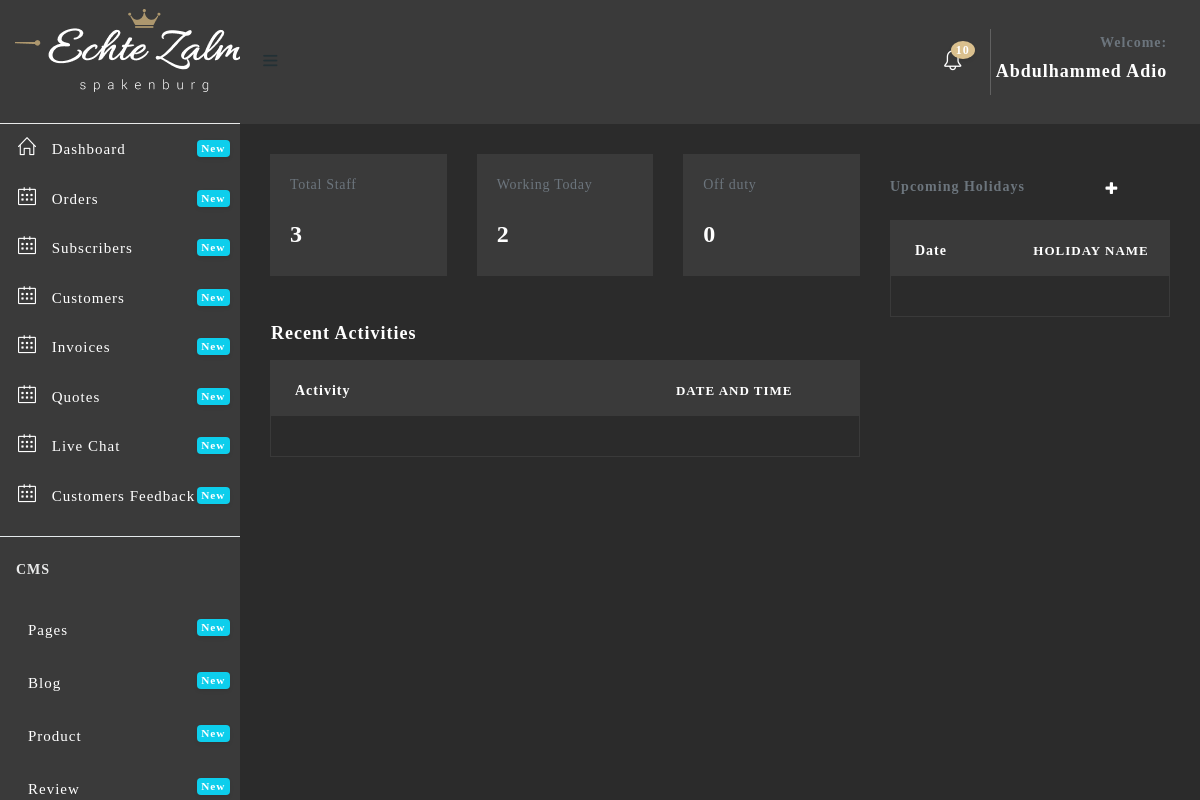
/admin/manage-staff.php (signed in), run on an earlier commit of the app's database.
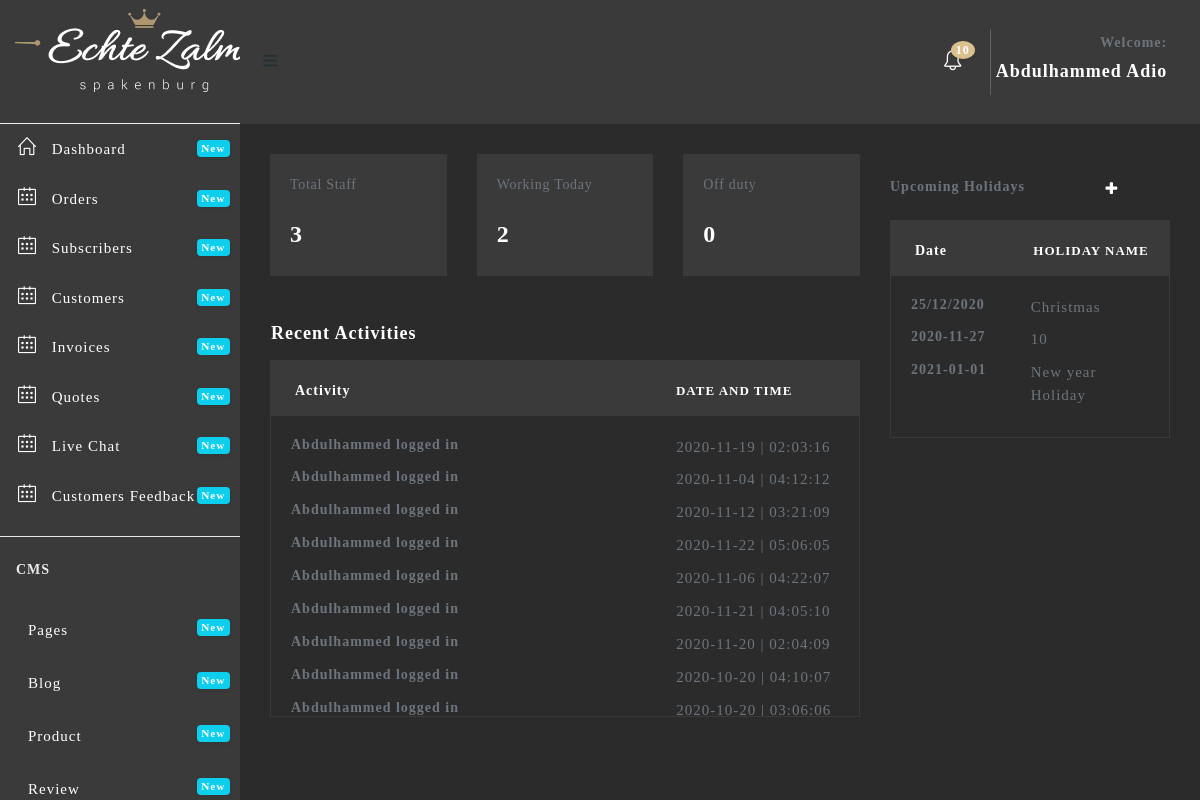
And on a later commit of the database.
### tables this page shows
CREATE TABLE `user_role_management` (
  `id` int(11) NOT NULL,
  `user_id` int(11) DEFAULT NULL,
  `menu_id` int(11) DEFAULT NULL,
  `status` tinyint(1) DEFAULT NULL
);

CREATE TABLE `menu` (
  `id` int(11) NOT NULL,
  `menu_name` varchar(255) DEFAULT NULL,
  `link` varchar(255) DEFAULT NULL,
  `icon_name` varchar(255) DEFAULT NULL,
  `level` int(2) NOT NULL
);

CREATE TABLE `tbl_activity` (
  `id` int(11) NOT NULL,
  `user_id` int(25) NOT NULL,
  `activity` varchar(255) NOT NULL,
  `time` time NOT NULL,
  `date` varchar(255) NOT NULL
);

CREATE TABLE `users` (
  `id` int(11) NOT NULL,
  `fname` varchar(255) DEFAULT NULL,
  `lname` varchar(255) DEFAULT NULL,
  `username` varchar(255) DEFAULT NULL,
  `email` varchar(255) DEFAULT NULL,
  `password` varchar(255) DEFAULT NULL,
  `country` varchar(255) DEFAULT NULL,
  `sex` varchar(255) DEFAULT NULL,
  `dob` varchar(255) DEFAULT NULL,
  `joined` varchar(255) DEFAULT NULL,
  `role` varchar(255) DEFAULT NULL,
  `status` tinyint(1) DEFAULT NULL
);

CREATE TABLE `tbl_holiday` (
  `id` int(11) NOT NULL,
  `holiday_name` varchar(255) NOT NULL,
  `date` varchar(55) NOT NULL,
  `created_on` varchar(55) NOT NULL,
  `created_by` int(55) DEFAULT NULL
);

### admin/manage-staff.php (the view, shortened to what this page needs)
<?php include 'header.php';?>
<?php
include '../includes/connection.php';
$sql = $connect2db->query("SELECT count(id) as id FROM users WHERE role = 'Admin'");
$staff = $sql->fetch();
$curDay = date('D');
$getOffUsers = $connect2db->prepare("SELECT count(id) AS off FROM job_shift WHERE $curDay = ?");
$getOffUsers->execute(['Off day']);
$offUsers = $getOffUsers->fetch();
$totalOff = $offUsers->off;
$getcurUsers = $connect2db->prepare("SELECT count(id) AS cur FROM job_shift WHERE $curDay != ?");
$getcurUsers->execute(['Off day']);
$curUsers = $getcurUsers->fetch();
$totalcur = $curUsers->cur;
?>
  <div class="content-wrapper" style="background: #2B2B2B;">
    <div class="container-fluid">
    	<br><br><br>
    	<div class="row mt-3">
    		<div class="col-12 col-lg-8 col-xl-8">
    			<div class="row">
    				<div class="col-12 col-lg-6 col-xl-4">
                <div class="card" style="background: #3A3A3A;">
                  <div class="card-body">
                    <div class="media">
                    <div class="media-body text-left">
                    	<span class="text-muted">Total Staff</span>
                      <h4 class="text-white"><?php echo $staff->id;?></h4>
                    </div>
                  </div>
                  </div>
                </div>
              </div>
               <div class="col-12 col-lg-6 col-xl-4">
                <div class="card" style="background: #3A3A3A;">
                  <div class="card-body">
                    <div class="media">
                    <div class="media-body text-left">
                    	<span class="text-muted">Working Today</span>
                      <h4 class="text-white"><?php echo($totalcur) ?></h4>
                    </div>
                  </div>
                  </div>
                </div>
              </div>
               <div class="col-12 col-lg-6 col-xl-4">
                <div class="card" style="background: #3A3A3A;">
                  <div class="card-body">
                    <div class="media">
                    <div class="media-body text-left">
                    	<span class="text-muted">Off duty</span>
                      <h4 class="text-white"><?php echo($totalOff) ?></h4>
                    </div>
                  </div>
                  </div>
                </div>
              </div>
              <h5 class="text-white mt-3 mb-3 text-left ml-3"> Recent Activities</h5>
            </div>
<div class="accordion" id="accordionExample" style="border: 1px solid #3A3A3A">
      <h2 class="mb-0 pl-4" style="background: #3A3A3A;">
        <div class="row">
          <div class="col-sm-8">
            <a class="h6 text-white" type="button" data-toggle="collapse" data-target="#collapseOne" aria-expanded="true" aria-controls="collapseOne">
              Activity
          </div>
          <div class="col-sm-4 pl-0">
            <label class="h6 text-white" style="font-size: 13px">Date and Time </label>
          </div>
        </div>
      </h2>
    <div id="collapseOne" class="collapse show" aria-labelledby="headingOne" data-parent="#accordionExample">
      <div class="card-body" style="overflow:scroll;max-height:300px">
      <?php
        $id = $_SESSION['id'];
        $act = $connect2db->query("SELECT * FROM tbl_activity");
        while($userAct = $act->fetch()){
      ?>
        <div class="row">
          <div class="col-sm-8">
            <h6 class="text-muted">
              <?php $s = $connect2db->query("SELECT * FROM users WHERE id='$id'");
                $t = $s->fetch();
                echo $t->fname;
              ?>
              <?php echo $userAct->activity;?></h6>
          </div>
          <div class="col-sm-4">
            <p class="text-muted"><?php echo $userAct->date . ' | ' . $userAct->time;?></p>
          </div>
        </div>
      <?php }?>
      </div>
    </div>
</div>
          </div>
        <div class="col-12 col-lg-4 col-xl-4">
<div class="row mt-4 mb-3">
  <div class="col-sm-8">
    <h6 class="text-muted">Upcoming Holidays</h6>
  </div>
  <div class="col-sm-2 text-right">
    <a type="button" data-toggle="modal" data-target="#addHoliday">
        <i class="fa fa-plus text-white"></i>
    </a>
  </div>
</div>
<div class="accordion" id="accordionExample" style="border: 1px solid #3A3A3A">
      <h2 class="mb-0 pl-4" style="background: #3A3A3A;">
        <div class="row">
          <div class="col-sm-5">
            <a class="h6 text-white" type="button" data-toggle="collapse" data-target="#collapseOne" aria-expanded="true" aria-controls="collapseOne">
              Date
          </div>
          <div class="col-sm-7">
            <label class="h6 text-white" style="font-size: 13px"> Holiday Name </label>
          </div>
        </div>
      </h2>
    <div id="collapseOne" class="collapse show" aria-labelledby="headingOne" data-parent="#accordionExample">
      <div class="card-body" style="overflow:scroll;max-height:440px">
      <?php
        $holidayRst = $connect2db->prepare("SELECT * FROM tbl_holiday ");
        $holidayRst->execute();
        while($ho = $holidayRst->fetch()){
      ?>
        <div class="row">
          <div class="col-sm-5">
            <h6 class="text-muted"> <?php echo$ho->date;?></h6>
          </div>
          <div class="col-sm-7">
            <p class="text-muted pl-2"><?php echo$ho->holiday_name;?></p>
          </div>
        </div>
      <?php }?>
      </div>
    </div>
</div>
        </div>
   </div>
  </div>
</div>

### admin/header.php (shortened to what this page needs)
<!DOCTYPE html>
<html lang="en">
<head>
  <link href="assets/plugins/fullcalendar/css/fullcalendar.min.css" rel='stylesheet'/>
  <link href="assets/plugins/bootstrap-datatable/css/dataTables.bootstrap4.min.css" rel="stylesheet" type="text/css">
  <link href="assets/plugins/bootstrap-datatable/css/buttons.bootstrap4.min.css" rel="stylesheet" type="text/css">
  <link href="assets/plugins/vectormap/jquery-jvectormap-2.0.2.css" rel="stylesheet" />
  <link href="assets/plugins/simplebar/css/simplebar.css" rel="stylesheet"/>
  <link href="assets/css/bootstrap.min.css" rel="stylesheet"/>
  <link href="assets/css/animate.css" rel="stylesheet" type="text/css"/>
  <link href="assets/css/icons.css" rel="stylesheet" type="text/css"/>
  <link href="assets/css/sidebar-menu.css" rel="stylesheet"/>
  <link href="assets/css/app-style.css" rel="stylesheet"/>
  <link href="assets/css/poppins.css" rel="stylesheet"/>
   <link href="assets/plugins/select2/css/select2.min.css" rel="stylesheet" />
  <link href="assets/plugins/switchery/css/switchery.min.css" rel="stylesheet" />
  <link href="assets/plugins/bootstrap-switch/bootstrap-switch.min.css" rel="stylesheet">
  <link rel="stylesheet" href="assets/plugins/summernote/dist/summernote-bs4.css"/>
  <link href="assets/plugins/dropzone/css/dropzone.css" rel="stylesheet" type="text/css">
  <link href="assets/plugins/simplebar/css/simplebar.css" rel="stylesheet"/>
</head>
<body style="background: #2B2B2B;">
 <div id="wrapper">
   <div id="sidebar-wrapper" data-simplebar="" data-simplebar-auto-hide="true" style="background: #3A3A3A; color: white;">
     <div class="brand-logo" style="height: 124px; display: table;">
      <a href="../index.php" style="display: table-cell;vertical-align: middle;padding-left:15px;">
       <img src="images/logo-white.png"  alt="logo icon">
     </a>
   </div>
   <ul class="sidebar-menu do-nicescrol">
    <?php
      if (!is_file('no_delete.php')) {
        echo "A file is Missing";
      }else{
        include'../includes/connection.php';
        $id = $_SESSION['id'];
        $getMenu = $connect2db->prepare("SELECT menu.menu_name,menu.link,menu.icon_name,menu.id,user_role_management.menu_id,user_role_management.user_id, menu.level FROM menu JOIN user_role_management ON menu.id =user_role_management.menu_id WHERE menu.level = 1 AND user_role_management.user_id = $id ");
        $getMenu->execute();
        while ($menu = $getMenu->fetch()) {?>
          <li>
        <a href="<?php echo $menu->link?>" class="waves-effect" style="color:#fff">
          <i class="<?php echo($menu->icon_name)?>"></i> <span><?php echo $menu->menu_name?></span>
          <small class="badge float-right badge-info">New</small>
        </a>
      </li>
        <?php }
      }
    ?>
      <hr class="mt-3">
      <li><h6 class="ml-3 text-light mb-4 mt-4">CMS</h6></li>
    <?php
      if (!is_file('no_delete.php')) {
        echo "A file is Missing";
      }else{
        include'../includes/connection.php';
        $id = $_SESSION['id'];
        $getMenu = $connect2db->prepare("SELECT menu.menu_name,menu.link,menu.icon_name,menu.id,user_role_management.menu_id,user_role_management.user_id, menu.level FROM menu JOIN user_role_management ON menu.id =user_role_management.menu_id WHERE menu.level = 2 AND user_role_management.user_id = $id ");
        $getMenu->execute();
        while ($menu = $getMenu->fetch()) {?>
          <li>
        <a href="<?php echo $menu->link?>" class="waves-effect" style="color:#fff">
          <i class="<?php echo($menu->icon_name)?>"></i> <span><?php echo $menu->menu_name?></span>
          <small class="badge float-right badge-info">New</small>
        </a>
      </li>
        <?php }
      }
    ?>
      <br><br>
    </ul>
   </div>
<header class="topbar-nav" >
 <nav class="navbar navbar-expand fixed-top" style="height: 124px; background: #3A3A3A;">
  <ul class="navbar-nav mr-auto align-items-center">
    <li class="nav-item">
      <a class="nav-link toggle-menu" href="javascript:void();">
       <i class="icon-menu menu-icon"></i>
     </a>
    </li>
  </ul>
  <ul class="navbar-nav align-items-center right-nav-link">
    <li class="nav-item dropdown-lg">
      <a class="nav-link dropdown-toggle dropdown-toggle-nocaret waves-effect" data-toggle="dropdown" href="javascript:void();">
    <i class="icon-bell text-white"></i><span class="badge badge-up" style="background:#DAC08E; color: #fff;">10</span></a>
    </li>
    <li class="nav-item">
      <a class="nav-link dropdown-toggle dropdown-toggle-nocaret" data-toggle="dropdown" href="#">
        <div style="border-left: 1px solid rgba(255, 255, 255, 0.2);padding:5px;text-transform: capitalize; text-align: right;">
          <span class="user-profile">
            <h6 class="text-muted">Welcome:</h6>
            <h5 class="text-white"><?php echo $_SESSION['fullname'];?></h5>
          </span>
        </div>
      </a>
    </li>
  </ul>
</nav>
</header>

### admin/assets/css/sidebar-menu.css (style rules this page uses)
.sidebar-menu { list-style: none; margin: 0; padding: 0; background-color: transparent; }
.sidebar-menu>li { position: relative; margin: 0; padding: 0; }
.sidebar-menu>li>a { padding: 13px 5px 13px 15px; display: block; border-left: 3px solid transparent; color: #223035; font-size: 15px; }
.sidebar-menu>li .label, .sidebar-menu>li .badge { margin-top: 3px; margin-right: 5px; }
.sidebar-menu a { color: #b8c7ce; text-decoration: none; }

What changed in the data, as far as the page shows it:
added tbl_activity: user.fname "Abdulhammed", activity "logged in", date "2020-11-19", time "02:03:16"
added tbl_activity: users.fname "Abdulhammed", activity "logged in", date "2020-11-04", time "04:12:12"
added tbl_activity: users.fname "Abdulhammed", activity "logged in", date "2020-11-12", time "03:21:09"
added tbl_activity: user.fname "Abdulhammed", activity "logged in", date "2020-11-22", time "05:06:05"
added tbl_activity: user.fname "Abdulhammed", activity "logged in", date "2020-11-06", time "04:22:07"
added tbl_activity: users.fname "Abdulhammed", activity "logged in", date "2020-11-21", time "04:05:10"
added tbl_activity: users.fname "Abdulhammed", activity "logged in", date "2020-11-20", time "02:04:09"
added tbl_activity: users.fname "Abdulhammed", activity "logged in", date "2020-10-20", time "04:10:07"
added tbl_activity: users.fname "Abdulhammed", activity "logged in", date "2020-10-20", time "03:06:06"
added tbl_holiday: date "25/12/2020", holiday_name "Christmas"
added tbl_holiday: date "2020-11-27", holiday_name "10"
added tbl_holiday: date "2021-01-01", holiday_name "New year Holiday"
